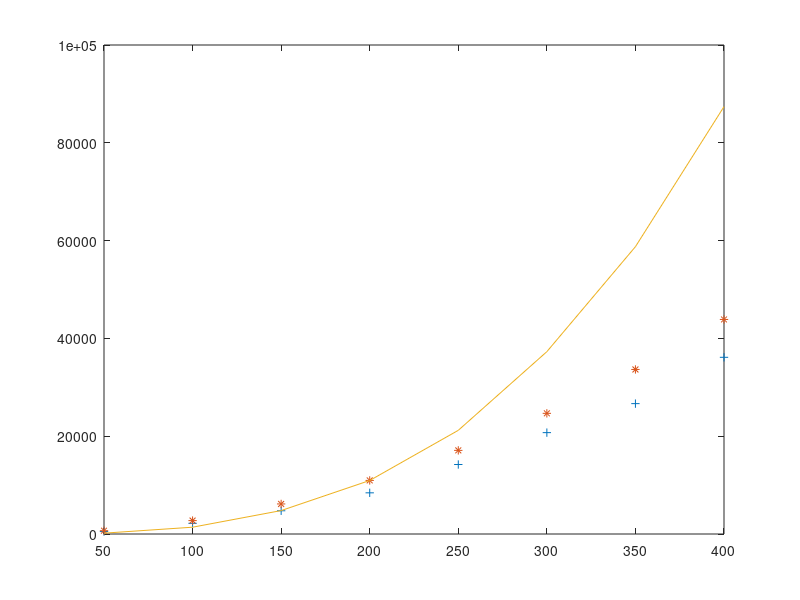

MATLAB code to generate this figure:
x=[50 100 150 200 250 300 350 400];
y1=[502 2186 4750 8420 14212 20730 26662 36134];
y2=[679.560000000000,2743.44000000000,6147.02666666667,10958.5700000000,17100.2720000000,24676.2133333333,33648.3400000000,43874.6000000000];
y3=[172 1391 4792 10944 21201 37289 58755 87399];
plot(x,y1,'+',x,y2,'*',x,y3);